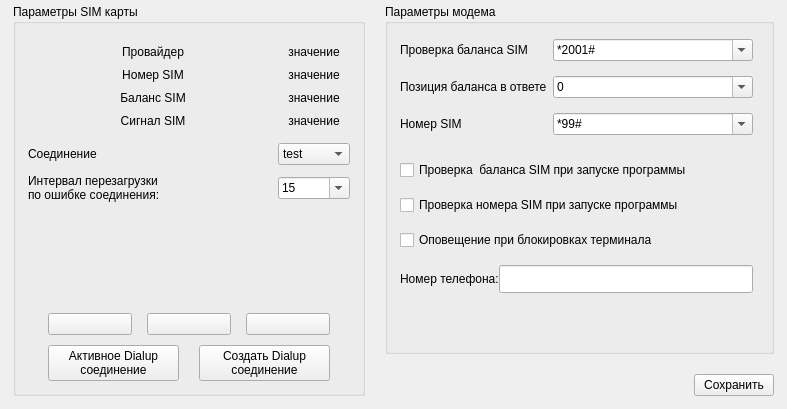
        <widget class="QWidget" name="tab_3">
         <attribute name="icon">
          <iconset resource="../../ekiosk.qrc">
           <normaloff>:/assets/icons/reg_17.png</normaloff>:/assets/icons/reg_17.png</iconset>
         </attribute>
         <attribute name="title">
          <string/>
         </attribute>
         <layout class="QVBoxLayout" name="verticalLayout_48">
          <property name="topMargin">
           <number>2</number>
          </property>
          <item>
           <layout class="QHBoxLayout" name="horizontalLayout_6">
            <property name="spacing">
             <number>20</number>
            </property>
            <property name="margin" stdset="0">
             <number>2</number>
            </property>
            <item>
             <widget class="QGroupBox" name="grpAdminSimInfo">
              <property name="sizePolicy">
               <sizepolicy hsizetype="Expanding" vsizetype="Expanding">
                <horstretch>0</horstretch>
                <verstretch>0</verstretch>
               </sizepolicy>
              </property>
              <property name="title">
               <string>Параметры SIM карты</string>
              </property>
              <layout class="QVBoxLayout" name="verticalLayout_19">
               <property name="leftMargin">
                <number>12</number>
               </property>
               <property name="topMargin">
                <number>15</number>
               </property>
               <property name="rightMargin">
                <number>12</number>
               </property>
               <property name="bottomMargin">
                <number>12</number>
               </property>
               <item>
                <layout class="QGridLayout" name="gridLayout_6" columnstretch="0,0">
                 <property name="topMargin">
                  <number>6</number>
                 </property>
                 <property name="horizontalSpacing">
                  <number>0</number>
                 </property>
                 <property name="verticalSpacing">
                  <number>9</number>
                 </property>
                 <item row="0" column="0">
                  <widget class="QLabel" name="lblAdminInfoPrvSim">
                   <property name="minimumSize">
                    <size>
                     <width>250</width>
                     <height>0</height>
                    </size>
                   </property>
                   <property name="text">
                    <string>Провайдер</string>
                   </property>
                   <property name="alignment">
                    <set>Qt::AlignCenter</set>
                   </property>
                  </widget>
                 </item>
                 <item row="0" column="1">
                  <widget class="QLabel" name="lblAdminTextPrvSim">
                   <property name="text">
                    <string>значение</string>
                   </property>
                   <property name="alignment">
                    <set>Qt::AlignCenter</set>
                   </property>
                  </widget>
                 </item>
                 <item row="1" column="0">
                  <widget class="QLabel" name="lblAdminInfoNumberSim">
                   <property name="text">
                    <string>Номер SIM</string>
                   </property>
                   <property name="alignment">
                    <set>Qt::AlignCenter</set>
                   </property>
                  </widget>
                 </item>
                 <item row="1" column="1">
                  <widget class="QLabel" name="lblAdminTextNumberSim">
                   <property name="text">
                    <string>значение</string>
                   </property>
                   <property name="alignment">
                    <set>Qt::AlignCenter</set>
                   </property>
                  </widget>
                 </item>
                 <item row="3" column="0" rowspan="2">
                  <widget class="QLabel" name="lblAdminInfoUrovanSignala">
                   <property name="text">
                    <string>Сигнал SIM</string>
                   </property>
                   <property name="alignment">
                    <set>Qt::AlignCenter</set>
                   </property>
                  </widget>
                 </item>
                 <item row="3" column="1" rowspan="2">
                  <widget class="QLabel" name="lblAdminTextUrovanSignala">
                   <property name="text">
                    <string>значение</string>
                   </property>
                   <property name="alignment">
                    <set>Qt::AlignCenter</set>
                   </property>
                  </widget>
                 </item>
                 <item row="6" column="0">
                  <widget class="QLabel" name="lblAdminTitleSelectConnection">
                   <property name="text">
                    <string>Соединение</string>
                   </property>
                  </widget>
                 </item>
                 <item row="6" column="1">
                  <widget class="QComboBox" name="cbxAdminConnectionList">
                   <property name="minimumSize">
                    <size>
                     <width>0</width>
                     <height>0</height>
                    </size>
                   </property>
                   <property name="maximumSize">
                    <size>
                     <width>16777215</width>
                     <height>16777215</height>
                    </size>
                   </property>
                   <item>
                    <property name="text">
                     <string>test</string>
                    </property>
                   </item>
                  </widget>
                 </item>
                 <item row="7" column="0">
                  <widget class="QLabel" name="lblAdminTitleRebootTimer">
                   <property name="text">
                    <string>Интервал перезагрузки
по ошибке соединения:</string>
                   </property>
                   <property name="alignment">
                    <set>Qt::AlignLeading|Qt::AlignLeft|Qt::AlignVCenter</set>
                   </property>
                  </widget>
                 </item>
                 <item row="7" column="1">
                  <widget class="QComboBox" name="cbxAdminRasErrorReboot">
                   <property name="editable">
                    <bool>true</bool>
                   </property>
                   <item>
                    <property name="text">
                     <string>15</string>
                    </property>
                   </item>
                   <item>
                    <property name="text">
                     <string>20</string>
                    </property>
                   </item>
                   <item>
                    <property name="text">
                     <string>30</string>
                    </property>
                   </item>
                   <item>
                    <property name="text">
                     <string>40</string>
                    </property>
                   </item>
                   <item>
                    <property name="text">
                     <string>45</string>
                    </property>
                   </item>
                   <item>
                    <property name="text">
                     <string>50</string>
                    </property>
                   </item>
                   <item>
                    <property name="text">
                     <string>55</string>
                    </property>
                   </item>
                   <item>
                    <property name="text">
                     <string>60</string>
                    </property>
                   </item>
                   <item>
                    <property name="text">
                     <string>120</string>
                    </property>
                   </item>
                  </widget>
                 </item>
                 <item row="2" column="0">
                  <widget class="QLabel" name="lblAdminInfoBalanceSim">
                   <property name="text">
                    <string>Баланс SIM</string>
                   </property>
                   <property name="alignment">
                    <set>Qt::AlignCenter</set>
                   </property>
                  </widget>
                 </item>
                 <item row="2" column="1">
                  <widget class="QLabel" name="lblAdminTextBalanceSim">
                   <property name="text">
                    <string>значение</string>
                   </property>
                   <property name="alignment">
                    <set>Qt::AlignCenter</set>
                   </property>
                  </widget>
                 </item>
                 <item row="5" column="0">
                  <spacer name="verticalSpacer_18">
                   <property name="orientation">
                    <enum>Qt::Vertical</enum>
                   </property>
                   <property name="sizeType">
                    <enum>QSizePolicy::Fixed</enum>
                   </property>
                   <property name="sizeHint" stdset="0">
                    <size>
                     <width>20</width>
                     <height>6</height>
                    </size>
                   </property>
                  </spacer>
                 </item>
                 <item row="8" column="0" colspan="2">
                  <layout class="QGridLayout" name="gridLayout_10">
                   <property name="topMargin">
                    <number>4</number>
                   </property>
                   <item row="5" column="0" colspan="3">
                    <layout class="QHBoxLayout" name="horizontalLayout_10">
                     <property name="spacing">
                      <number>20</number>
                     </property>
                     <property name="leftMargin">
                      <number>20</number>
                     </property>
                     <property name="topMargin">
                      <number>10</number>
                     </property>
                     <property name="rightMargin">
                      <number>20</number>
                     </property>
                     <item>
                      <widget class="QPushButton" name="btnAdminGetActiveConnection">
                       <property name="text">
                        <string>Активное Dialup
соединение</string>
                       </property>
                       <property name="icon">
                        <iconset resource="../../ekiosk.qrc">
                         <normaloff>:/assets/icons/admin_16.png</normaloff>:/assets/icons/admin_16.png</iconset>
                       </property>
                       <property name="iconSize">
                        <size>
                         <width>54</width>
                         <height>54</height>
                        </size>
                       </property>
                      </widget>
                     </item>
                     <item>
                      <widget class="QPushButton" name="btnAdminCreateNewConnections">
                       <property name="text">
                        <string>Создать Dialup
соединение</string>
                       </property>
                       <property name="icon">
                        <iconset>
                         <normaloff>:/assets/icons/admin/add.png</normaloff>:/assets/icons/admin/add.png</iconset>
                       </property>
                       <property name="iconSize">
                        <size>
                         <width>54</width>
                         <height>54</height>
                        </size>
                       </property>
                      </widget>
                     </item>
                    </layout>
                   </item>
                   <item row="1" column="0" colspan="3">
                    <widget class="QLabel" name="lblAdminInfoGetDataFromModem">
                     <property name="text">
                      <string/>
                     </property>
                     <property name="alignment">
                      <set>Qt::AlignCenter</set>
                     </property>
                     <property name="wordWrap">
                      <bool>true</bool>
                     </property>
                    </widget>
                   </item>
                   <item row="2" column="0" colspan="3">
                    <spacer name="verticalSpacer_20">
                     <property name="orientation">
                      <enum>Qt::Vertical</enum>
                     </property>
                     <property name="sizeHint" stdset="0">
                      <size>
                       <width>20</width>
                       <height>40</height>
                      </size>
                     </property>
                    </spacer>
                   </item>
                   <item row="0" column="0" colspan="3">
                    <spacer name="verticalSpacer_21">
                     <property name="orientation">
                      <enum>Qt::Vertical</enum>
                     </property>
                     <property name="sizeHint" stdset="0">
                      <size>
                       <width>20</width>
                       <height>40</height>
                      </size>
                     </property>
                    </spacer>
                   </item>
                   <item row="4" column="0" colspan="3">
                    <layout class="QHBoxLayout" name="horizontalLayout_9">
                     <property name="spacing">
                      <number>15</number>
                     </property>
                     <property name="leftMargin">
                      <number>20</number>
                     </property>
                     <property name="topMargin">
                      <number>0</number>
                     </property>
                     <property name="rightMargin">
                      <number>20</number>
                     </property>
                     <item>
                      <widget class="QPushButton" name="btnAdminCheckConnection">
                       <property name="text">
                        <string/>
                       </property>
                       <property name="icon">
                        <iconset resource="../../ekiosk.qrc">
                         <normaloff>:/assets/icons/reg_17.png</normaloff>:/assets/icons/reg_17.png</iconset>
                       </property>
                       <property name="iconSize">
                        <size>
                         <width>54</width>
                         <height>54</height>
                        </size>
                       </property>
                      </widget>
                     </item>
                     <item>
                      <widget class="QPushButton" name="btnAdminGetDataFromModem">
                       <property name="text">
                        <string/>
                       </property>
                       <property name="icon">
                        <iconset resource="../../ekiosk.qrc">
                         <normaloff>:/assets/icons/admin_17.png</normaloff>:/assets/icons/admin_17.png</iconset>
                       </property>
                       <property name="iconSize">
                        <size>
                         <width>54</width>
                         <height>54</height>
                        </size>
                       </property>
                      </widget>
                     </item>
                     <item>
                      <widget class="QPushButton" name="btnAdminRestartNetwork">
                       <property name="text">
                        <string/>
                       </property>
                       <property name="icon">
                        <iconset resource="../../ekiosk.qrc">
                         <normaloff>:/assets/icons/admin_13.png</normaloff>:/assets/icons/admin_13.png</iconset>
                       </property>
                       <property name="iconSize">
                        <size>
                         <width>54</width>
                         <height>54</height>
                        </size>
                       </property>
                      </widget>
                     </item>
                    </layout>
                   </item>
                  </layout>
                 </item>
                </layout>
               </item>
              </layout>
             </widget>
            </item>
            <item>
             <layout class="QVBoxLayout" name="verticalLayout_10">
              <property name="rightMargin">
               <number>0</number>
              </property>
              <property name="bottomMargin">
               <number>0</number>
              </property>
              <item>
               <widget class="QGroupBox" name="grpAdminSettingModemReq">
                <property name="sizePolicy">
                 <sizepolicy hsizetype="Expanding" vsizetype="Expanding">
                  <horstretch>0</horstretch>
                  <verstretch>0</verstretch>
                 </sizepolicy>
                </property>
                <property name="title">
                 <string>Параметры модема</string>
                </property>
                <layout class="QVBoxLayout" name="verticalLayout_21">
                 <property name="leftMargin">
                  <number>12</number>
                 </property>
                 <property name="topMargin">
                  <number>15</number>
                 </property>
                 <property name="rightMargin">
                  <number>12</number>
                 </property>
                 <property name="bottomMargin">
                  <number>12</number>
                 </property>
                 <item>
                  <layout class="QGridLayout" name="gridLayout_8" columnstretch="10,0">
                   <property name="rightMargin">
                    <number>6</number>
                   </property>
                   <property name="bottomMargin">
                    <number>6</number>
                   </property>
                   <property name="verticalSpacing">
                    <number>15</number>
                   </property>
                   <item row="4" column="0" colspan="2">
                    <widget class="QCheckBox" name="chbxAdminCheckBalanceSim">
                     <property name="text">
                      <string>Проверка  баланса SIM при запуске программы</string>
                     </property>
                    </widget>
                   </item>
                   <item row="5" column="0" colspan="2">
                    <widget class="QCheckBox" name="chbxAdminCheckNumberSim">
                     <property name="text">
                      <string>Проверка номера SIM при запуске программы</string>
                     </property>
                    </widget>
                   </item>
                   <item row="6" column="0" colspan="2">
                    <widget class="QCheckBox" name="chbxAdminSMSerrValidator">
                     <property name="text">
                      <string>Оповещение при блокировках терминала</string>
                     </property>
                    </widget>
                   </item>
                   <item row="7" column="0" colspan="2">
                    <layout class="QHBoxLayout" name="horizontalLayout_14">
                     <property name="spacing">
                      <number>0</number>
                     </property>
                     <item>
                      <widget class="QLabel" name="lblAdminTitleNumberSMSCenterInf">
                       <property name="text">
                        <string>Номер телефона:</string>
                       </property>
                      </widget>
                     </item>
                     <item>
                      <widget class="QLineEdit" name="editSmsNumberPhone">
                       <property name="font">
                        <font>
                         <family>Arial</family>
                         <pointsize>13</pointsize>
                        </font>
                       </property>
                       <property name="alignment">
                        <set>Qt::AlignCenter</set>
                       </property>
                      </widget>
                     </item>
                    </layout>
                   </item>
                   <item row="0" column="0">
                    <widget class="QLabel" name="lblAdminTitleRequestInf">
                     <property name="text">
                      <string>Проверка баланса SIM</string>
                     </property>
                    </widget>
                   </item>
                   <item row="0" column="1">
                    <widget class="QComboBox" name="cbxAdminRequestBalanceSim">
                     <property name="minimumSize">
                      <size>
                       <width>200</width>
                       <height>0</height>
                      </size>
                     </property>
                     <property name="editable">
                      <bool>true</bool>
                     </property>
                     <item>
                      <property name="text">
                       <string>*2001#</string>
                      </property>
                     </item>
                     <item>
                      <property name="text">
                       <string>*2001*2#</string>
                      </property>
                     </item>
                     <item>
                      <property name="text">
                       <string>*102#</string>
                      </property>
                     </item>
                     <item>
                      <property name="text">
                       <string>*100#</string>
                      </property>
                     </item>
                    </widget>
                   </item>
                   <item row="1" column="0">
                    <widget class="QLabel" name="lblAdminTitleRequestInfPos">
                     <property name="text">
                      <string>Позиция баланса в ответе</string>
                     </property>
                    </widget>
                   </item>
                   <item row="2" column="0">
                    <widget class="QLabel" name="lblAdminTitleRequestInf2">
                     <property name="text">
                      <string>Номер SIM</string>
                     </property>
                    </widget>
                   </item>
                   <item row="1" column="1">
                    <widget class="QComboBox" name="cbxAdminPositionBalanceSim">
                     <property name="minimumSize">
                      <size>
                       <width>200</width>
                       <height>0</height>
                      </size>
                     </property>
                     <property name="editable">
                      <bool>true</bool>
                     </property>
                     <item>
                      <property name="text">
                       <string>0</string>
                      </property>
                     </item>
                     <item>
                      <property name="text">
                       <string>1</string>
                      </property>
                     </item>
                     <item>
                      <property name="text">
                       <string>2</string>
                      </property>
                     </item>
                     <item>
                      <property name="text">
                       <string>3</string>
                      </property>
                     </item>
                     <item>
                      <property name="text">
                       <string>4</string>
                      </property>
                     </item>
                     <item>
                      <property name="text">
                       <string>5</string>
                      </property>
                     </item>
                     <item>
                      <property name="text">
                       <string>6</string>
                      </property>
                     </item>
                     <item>
                      <property name="text">
                       <string>7</string>
                      </property>
                     </item>
                     <item>
                      <property name="text">
                       <string>8</string>
                      </property>
                     </item>
                     <item>
                      <property name="text">
                       <string>9</string>
                      </property>
                     </item>
                     <item>
                      <property name="text">
                       <string>10</string>
                      </property>
                     </item>
                    </widget>
                   </item>
                   <item row="2" column="1">
                    <widget class="QComboBox" name="cbxAdminRequestNumberSim">
                     <property name="minimumSize">
                      <size>
                       <width>200</width>
                       <height>0</height>
                      </size>
                     </property>
                     <property name="editable">
                      <bool>true</bool>
                     </property>
                     <item>
                      <property name="text">
                       <string>*99#</string>
                      </property>
                     </item>
                     <item>
                      <property name="text">
                       <string>*2000#</string>
                      </property>
                     </item>
                    </widget>
                   </item>
                   <item row="8" column="0" colspan="2">
                    <spacer name="verticalSpacer_17">
                     <property name="orientation">
                      <enum>Qt::Vertical</enum>
                     </property>
                     <property name="sizeHint" stdset="0">
                      <size>
                       <width>20</width>
                       <height>40</height>
                      </size>
                     </property>
                    </spacer>
                   </item>
                   <item row="3" column="0">
                    <spacer name="verticalSpacer_19">
                     <property name="orientation">
                      <enum>Qt::Vertical</enum>
                     </property>
                     <property name="sizeType">
                      <enum>QSizePolicy::Fixed</enum>
                     </property>
                     <property name="sizeHint" stdset="0">
                      <size>
                       <width>20</width>
                       <height>10</height>
                      </size>
                     </property>
                    </spacer>
                   </item>
                  </layout>
                 </item>
                </layout>
               </widget>
              </item>
              <item>
               <layout class="QHBoxLayout" name="horizontalLayout_15">
                <property name="margin" stdset="0">
                 <number>0</number>
                </property>
                <item>
                 <spacer name="horizontalSpacer_9">
                  <property name="orientation">
                   <enum>Qt::Horizontal</enum>
                  </property>
                  <property name="sizeHint" stdset="0">
                   <size>
                    <width>40</width>
                    <height>20</height>
                   </size>
                  </property>
                 </spacer>
                </item>
                <item>
                 <widget class="QPushButton" name="btnAdminSaveConnectionParams">
                  <property name="text">
                   <string>Сохранить</string>
                  </property>
                  <property name="icon">
                   <iconset resource="../../ekiosk.qrc">
                    <normaloff>:/assets/icons/reg_6.png</normaloff>:/assets/icons/reg_6.png</iconset>
                  </property>
                  <property name="iconSize">
                   <size>
                    <width>64</width>
                    <height>64</height>
                   </size>
                  </property>
                 </widget>
                </item>
               </layout>
              </item>
             </layout>
            </item>
           </layout>
          </item>
         </layout>
        </widget>
